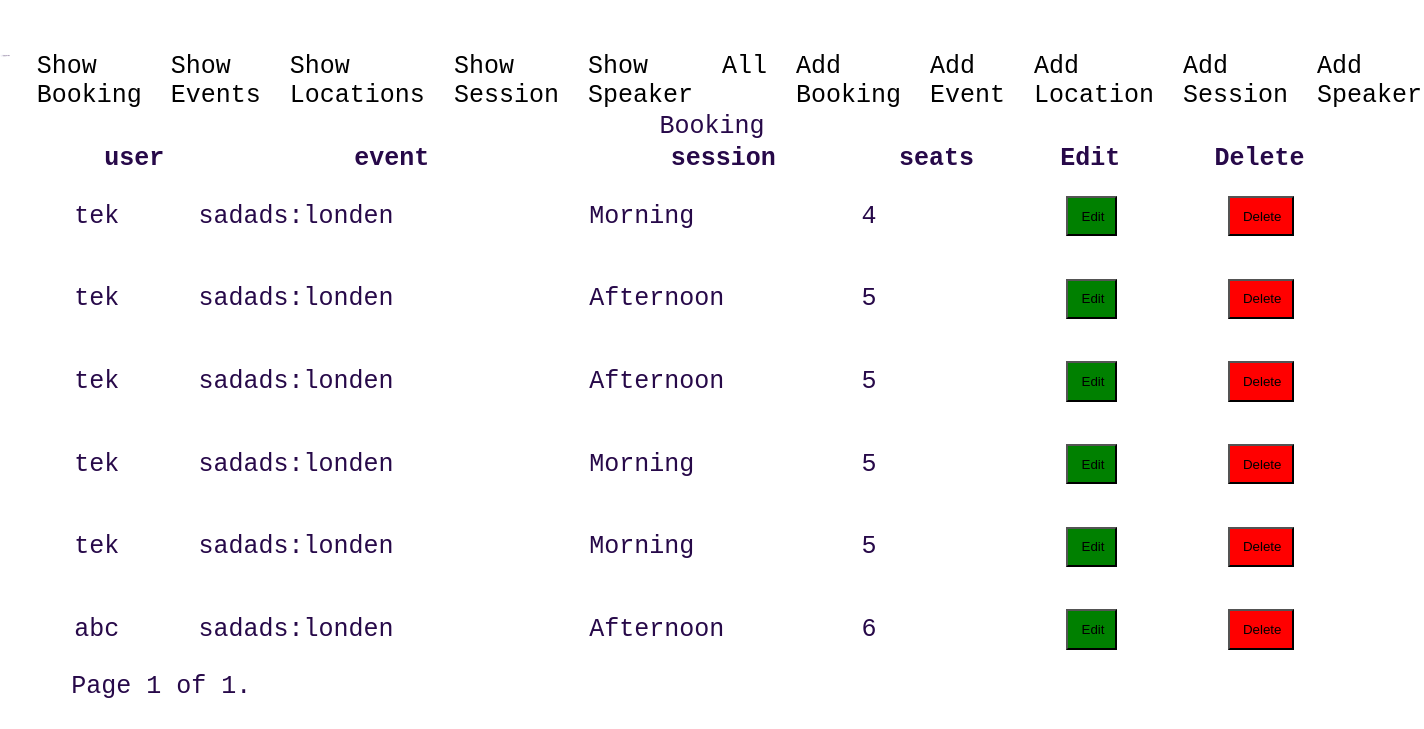
The app's page /showBooking/ (signed in), older data.
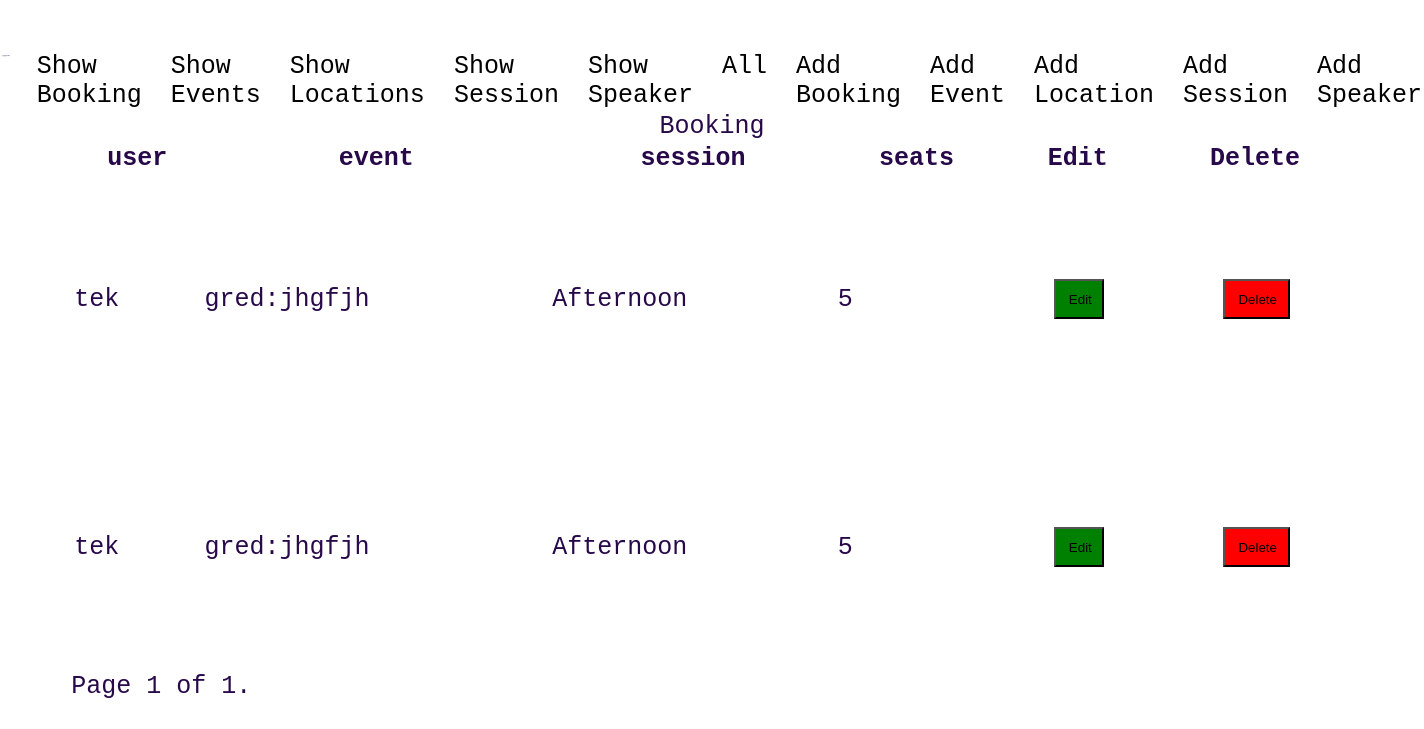
The same page, newer data.
### booking/models.py (models this page shows)
class Booking(models.Model):
    user=models.ForeignKey(to=settings.AUTH_USER_MODEL,on_delete=models.CASCADE)
    event=models.ForeignKey(to=Event, on_delete=models.CASCADE)
    session=models.ForeignKey(to=Session, on_delete=models.CASCADE)
    seats=models.IntegerField()

class Event(models.Model):
    HOURS=[
    ("0 am","1 am"),
    ("1 am","1 am"),
    ("2 am","2 am"),
    ("3 am","3 am"),
    ("4 am","4 am"),
    ("5 am","5 am"),
    ("6 am","6 am"),
    ("7 am","7 am"),
    ("8 am","8 am"),
    ("9 am","9 am"),
    ("10 am","10 am"),
    ("11 am","11 am"),
    ("1 pm","1 pm"),
    ("2 pm","2 pm"),
    ("3 pm","3 pm"),
    ("4 pm","4 pm"),
    ("5 pm","5 pm"),
    ("6 pm","6 pm"),
    ("7 pm","7 pm"),
    ("8 pm","8 pm"),
    ("9 pm","9 pm"),
    ("10 pm","10 pm"),
    ("11 pm","11 pm"),
     ]
    location=models.ForeignKey(to=Location,  on_delete=models.CASCADE)
    name=models.CharField(max_length=100)
    tag_line=models.CharField(max_length=500)
    title=models.CharField(max_length=100)
    start_date=models.DateField(validators=[MinValueValidator(limit_value=date.today)])
    start_hour=models.CharField(max_length=5,choices=HOURS,blank=True)
    start_minutes=models.PositiveIntegerField(validators=[MaxValueValidator(59)])
    end_date=models.DateField(validators=[MinValueValidator(limit_value=date.today)])
    end_hour=models.CharField(max_length=5,choices=HOURS,blank=True)
    end_minutes=models.PositiveIntegerField(validators=[MaxValueValidator(59)])
    def __str__(self):
        return f'{self.name}:{self.tag_line}'

class Session(models.Model):
    description=models.CharField(max_length=100)
    def __str__(self):
        return f'{self.description}'

### booking/views.py (the view)
# urls.py: path('showBooking/', views.BookingListView.as_view(), name='booking'),
@method_decorator(login_required(login_url='/login/'), name='dispatch')
class BookingListView(generic.ListView ):
    Model=Booking
    queryset=Booking.objects.all()
    paginate_by = 25
    template_name="booking/showBooking.html"
    context_object_name = 'booking'

### booking/templates/booking/showBooking.html (shortened to what this page needs)
{% extends "base.html" %}
{% load static %}
{% block content %}
{% if booking %}
<div id="main-table">
<table class="show-table">
    <caption>Booking</caption>
    <thead>
        <tr>
            <th>user</th>
            <th>event</th>
            <th>session</th>
            <th>seats</th>
            <th>Edit</th>
            <th>Delete</th>
        </tr>
    </thead>
    <tbody>
        {% for booking in page_obj %}
        <tr>
            <td>{{booking.user}}</td>
            <td>{{booking.event}}</td>
            <td>{{booking.session}}</td>
            <td>{{booking.seats}}</td>
            <th><form action="{% url 'updateBooking' booking.id %}" method="get">{% csrf_token %}<input class="edit" type="submit" value="Edit"></form></th>
            <th><form action="{% url 'deleteBooking' booking.id %}" method="post">{% csrf_token %}<input class="delete" type="submit" value="Delete"></form></th>
            {% endfor %}
        </tr>
    </tbody>
</table>
<div class="pagination">
    <span class="step-links">
        <span class="current">
            Page {{ page_obj.number }} of {{ page_obj.paginator.num_pages }}.
        </span>
    </span>
</div>
</div>
{% endif %}
{% endblock %}

Row changes from the older to the newer data that the page shows:
removed Booking: user "tek", event "sadads:londen", session "Morning", seats "4"
removed Booking: user "tek", event "sadads:londen", session "Morning", seats "5"
removed Booking: user "tek", event "sadads:londen", session "Morning", seats "5"
removed Booking: user "abc", event "sadads:londen", session "Afternoon", seats "6"
changed Booking (number 1 of 2 on the later page): event "sadads:londen" → "gred:jhgfjh"
changed Booking (number 2 of 2 on the later page): event "sadads:londen" → "gred:jhgfjh"
